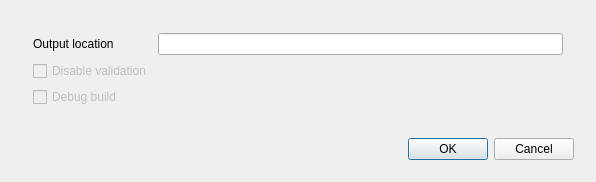
<?xml version="1.0" encoding="UTF-8"?>
<ui version="4.0">
 <class>BuildOptions</class>
 <widget class="QDialog" name="BuildOptions">
  <property name="geometry">
   <rect>
    <x>0</x>
    <y>0</y>
    <width>596</width>
    <height>182</height>
   </rect>
  </property>
  <property name="windowTitle">
   <string>Module build settings</string>
  </property>
  <layout class="QVBoxLayout" name="verticalLayout_2">
   <item>
    <layout class="QHBoxLayout" name="horizontalLayout">
     <property name="spacing">
      <number>0</number>
     </property>
     <property name="leftMargin">
      <number>0</number>
     </property>
     <property name="topMargin">
      <number>0</number>
     </property>
     <property name="rightMargin">
      <number>0</number>
     </property>
     <property name="bottomMargin">
      <number>0</number>
     </property>
     <item>
      <widget class="QWidget" name="widget" native="true">
       <layout class="QVBoxLayout" name="verticalLayout">
        <property name="spacing">
         <number>5</number>
        </property>
        <property name="leftMargin">
         <number>0</number>
        </property>
        <property name="topMargin">
         <number>0</number>
        </property>
        <property name="rightMargin">
         <number>0</number>
        </property>
        <property name="bottomMargin">
         <number>0</number>
        </property>
        <item>
         <widget class="QWidget" name="widget_2" native="true">
          <layout class="QVBoxLayout" name="verticalLayout_3">
           <item>
            <widget class="QWidget" name="widget_3" native="true">
             <layout class="QFormLayout" name="formLayout">
              <item row="0" column="0">
               <widget class="QLabel" name="label">
                <property name="text">
                 <string>Output location</string>
                </property>
               </widget>
              </item>
              <item row="2" column="0">
               <widget class="QCheckBox" name="checkBoxDisableValidation">
                <property name="enabled">
                 <bool>false</bool>
                </property>
                <property name="text">
                 <string>Disable validation</string>
                </property>
               </widget>
              </item>
              <item row="3" column="0">
               <widget class="QCheckBox" name="checkBoxDebug">
                <property name="enabled">
                 <bool>false</bool>
                </property>
                <property name="text">
                 <string>Debug build</string>
                </property>
               </widget>
              </item>
              <item row="0" column="1">
               <widget class="QLineEdit" name="lineEditOutput"/>
              </item>
             </layout>
            </widget>
           </item>
           <item>
            <widget class="QDialogButtonBox" name="buttonBox">
             <property name="standardButtons">
              <set>QDialogButtonBox::Cancel|QDialogButtonBox::Ok</set>
             </property>
            </widget>
           </item>
          </layout>
         </widget>
        </item>
       </layout>
      </widget>
     </item>
    </layout>
   </item>
  </layout>
 </widget>
 <layoutdefault spacing="6" margin="11"/>
 <resources>
  <include location="../../Shared/Resources/icons.qrc"/>
 </resources>
 <connections/>
</ui>
